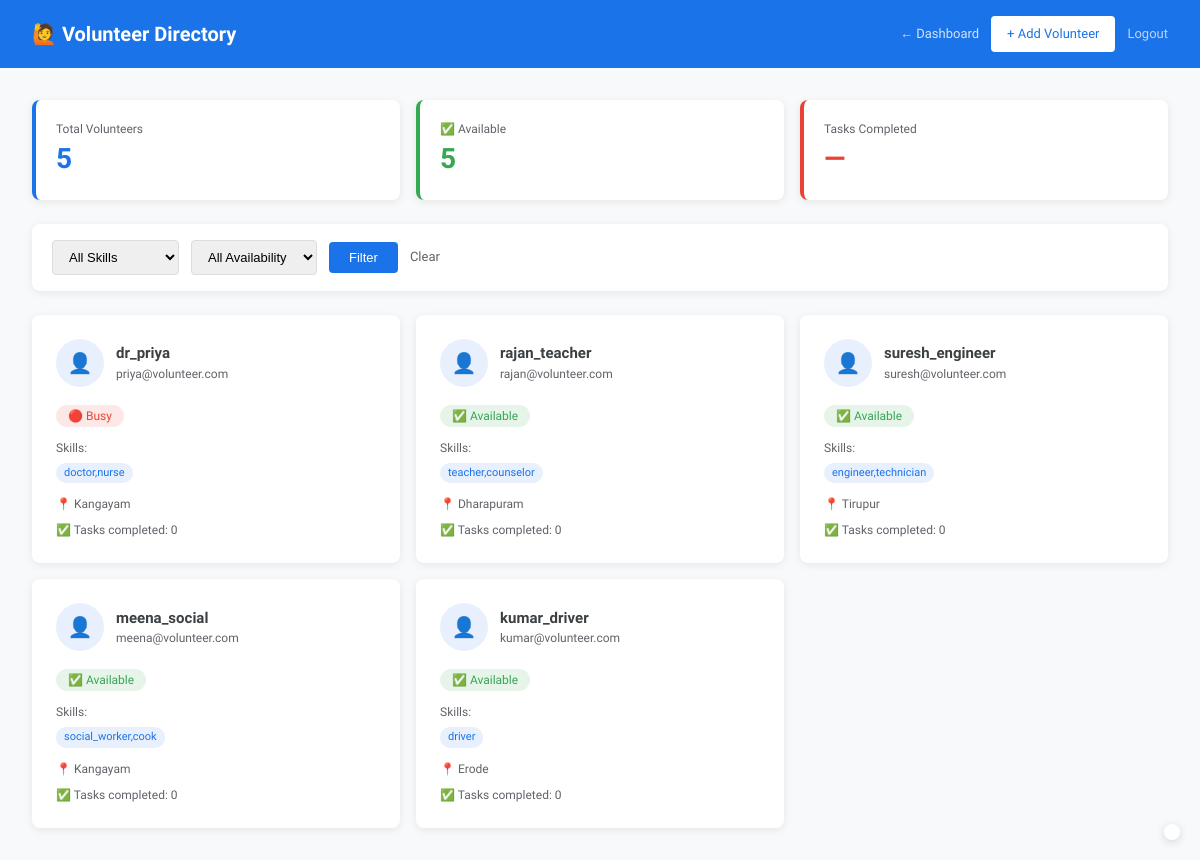
The page /volunteers/ (signed in) on the database its author committed.
### core/models.py (models this page shows, shortened)
class VolunteerProfile(models.Model):
    SKILL_CHOICES = [
        ('doctor', 'Doctor'),
        ('nurse', 'Nurse'),
        ('teacher', 'Teacher'),
        ('engineer', 'Engineer'),
        ('driver', 'Driver'),
        ('cook', 'Cook'),
        ('counselor', 'Counselor'),
        ('technician', 'Technician'),
        ('social_worker', 'Social Worker'),
        ('other', 'Other'),
    ]
    user = models.OneToOneField(
        User,
        on_delete=models.CASCADE,
        related_name='volunteer_profile'
    )
    skills = models.CharField(max_length=500, default='')
    availability = models.BooleanField(default=True)
    location = models.CharField(max_length=200, blank=True, default='')
    latitude = models.FloatField(null=True, blank=True)
    longitude = models.FloatField(null=True, blank=True)
    tasks_completed = models.IntegerField(default=0)
    is_verified = models.BooleanField(default=False)
    joined_at = models.DateTimeField(auto_now_add=True)

class User(AbstractUser):
    role = models.CharField(
        max_length=20,
        choices=Role.choices,
        default=Role.PUBLIC
    )
    ngo = models.ForeignKey(
        NGO,
        on_delete=models.SET_NULL,
        null=True,
        blank=True,
        related_name='members'
    )
    phone = models.CharField(max_length=15, blank=True, default='')
    profile_photo = models.ImageField(
        upload_to='profiles/',
        blank=True,
        null=True
    )
    created_at = models.DateTimeField(auto_now_add=True)
    def is_ngo_manager(self):
        return self.role == Role.NGO_MANAGER

### core/views.py (the view)
# urls.py: path('volunteers/', views.volunteer_list, name='volunteer_list'),
@login_required
def volunteer_list(request):
    if not request.user.is_ngo_manager() and not request.user.is_superuser:
        return redirect('dashboard')
    volunteers = VolunteerProfile.objects.filter(
        user__ngo=request.user.ngo
    ).select_related('user')
    skill = request.GET.get('skill', '')
    availability = request.GET.get('availability', '')
    if skill:
        volunteers = volunteers.filter(skills__icontains=skill)
    if availability == 'available':
        volunteers = volunteers.filter(availability=True)
    elif availability == 'busy':
        volunteers = volunteers.filter(availability=False)
    return render(request, 'volunteers/volunteer_list.html', {
        'volunteers': volunteers,
        'skill_choices': VolunteerProfile.SKILL_CHOICES,
    })

### core/context_processors.py (called while the page is built)
def google_maps_key(request):
    return {
        'GOOGLE_MAPS_API_KEY': settings.GOOGLE_MAPS_API_KEY
    }

### core/templates/volunteers/volunteer_list.html (shortened to what this page needs)
{% extends 'base.html' %}
{% block content %}
<div style="min-height:100vh; background:#f8f9fa;">
    <div style="background:#1a73e8; padding:16px 32px; display:flex; justify-content:space-between; align-items:center;">
        <h1 style="color:white; font-size:20px; font-weight:600;">🙋 Volunteer Directory</h1>
        <div style="display:flex; gap:12px; align-items:center;">
            <a href="/dashboard/manager/" style="color:rgba(255,255,255,0.8); text-decoration:none; font-size:13px;">← Dashboard</a>
            <a href="/volunteers/add/" style="background:white; color:#1a73e8; padding:8px 16px; border-radius:4px; text-decoration:none; font-size:13px; font-weight:500;">+ Add Volunteer</a>
            <a href="/logout/" style="color:rgba(255,255,255,0.7); font-size:13px; text-decoration:none;">Logout</a>
        </div>
    </div>
    <div style="padding:32px;">
        <div style="display:grid; grid-template-columns:repeat(3,1fr); gap:16px; margin-bottom:24px;">
            <div style="background:white; padding:20px; border-radius:8px; box-shadow:0 2px 8px rgba(0,0,0,0.08); border-left:4px solid #1a73e8;">
                <p style="color:#5f6368; font-size:12px;">Total Volunteers</p>
                <p style="font-size:28px; font-weight:700; color:#1a73e8;">{{ volunteers.count }}</p>
            </div>
            <div style="background:white; padding:20px; border-radius:8px; box-shadow:0 2px 8px rgba(0,0,0,0.08); border-left:4px solid #34a853;">
                <p style="color:#5f6368; font-size:12px;">✅ Available</p>
                <p style="font-size:28px; font-weight:700; color:#34a853;">{{ volunteers|length }}</p>
            </div>
            <div style="background:white; padding:20px; border-radius:8px; box-shadow:0 2px 8px rgba(0,0,0,0.08); border-left:4px solid #ea4335;">
                <p style="color:#5f6368; font-size:12px;">Tasks Completed</p>
                <p style="font-size:28px; font-weight:700; color:#ea4335;">—</p>
            </div>
        </div>
        <div style="background:white; padding:16px 20px; border-radius:8px; box-shadow:0 2px 8px rgba(0,0,0,0.08); margin-bottom:24px;">
            <form method="GET" style="display:flex; gap:12px; align-items:center; flex-wrap:wrap;">
                <select name="skill" style="padding:8px 12px; border:1px solid #dadce0; border-radius:4px; font-size:13px;">
                    <option value="">All Skills</option>
                </select>
                <select name="availability" style="padding:8px 12px; border:1px solid #dadce0; border-radius:4px; font-size:13px;">
                    <option value="">All Availability</option>
                </select>
                <button type="submit" style="background:#1a73e8; color:white; border:none; padding:8px 20px; border-radius:4px; cursor:pointer; font-size:13px;">Filter</button>
                <a href="/volunteers/" style="color:#5f6368; font-size:13px; text-decoration:none;">Clear</a>
            </form>
        </div>
        <div style="display:grid; grid-template-columns:repeat(3,1fr); gap:16px;">
            {% for vol in volunteers %}
            <div style="background:white; border-radius:8px; box-shadow:0 2px 8px rgba(0,0,0,0.08); padding:24px;">
                <div style="display:flex; align-items:center; gap:12px; margin-bottom:16px;">
                    <div style="width:48px; height:48px; border-radius:50%; background:#e8f0fe; display:flex; align-items:center; justify-content:center; font-size:20px;">
                        👤
                    </div>
                    <div>
                        <p style="font-weight:600; color:#3c4043; font-size:15px;">{{ vol.user.username }}</p>
                        <p style="font-size:12px; color:#5f6368;">{{ vol.user.email }}</p>
                    </div>
                </div>
                {% if vol.availability %}
                <span style="background:#e6f4ea; color:#34a853; padding:4px 12px; border-radius:12px; font-size:12px; font-weight:500;">✅ Available</span>
                {% else %}
                <span style="background:#fce8e6; color:#ea4335; padding:4px 12px; border-radius:12px; font-size:12px; font-weight:500;">🔴 Busy</span>
                {% endif %}
                <div style="margin-top:12px;">
                    <p style="font-size:12px; color:#5f6368; margin-bottom:6px;">Skills:</p>
                    <div style="display:flex; flex-wrap:wrap; gap:4px;">
                        {% for skill in vol.skills.split %}
                        <span style="background:#e8f0fe; color:#1a73e8; padding:2px 8px; border-radius:10px; font-size:11px;">{{ skill }}</span>
                        {% endfor %}
                    </div>
                </div>
                {% if vol.location %}
                <p style="font-size:12px; color:#5f6368; margin-top:12px;">📍 {{ vol.location }}</p>
                {% endif %}
                <p style="font-size:12px; color:#5f6368; margin-top:8px;">✅ Tasks completed: {{ vol.tasks_completed }}</p>
            </div>
            {% endfor %}
        </div>
    </div>
</div>
{% endblock %}

### core/templates/base.html (shortened to what this page needs)
{% load static %}
<!DOCTYPE html>
<html lang="en">
<head>
</head>
<body>
    <div class="main-container" style="padding-top: 0px;">
        {% block content %}{% endblock %}
    </div>
<div id="google_translate_element"
    style="position:fixed; bottom:20px; right:20px; z-index:9999; background:white; padding:8px; border-radius:8px; box-shadow:0 2px 10px rgba(0,0,0,0.15);">
</div>
</body>
</html>

### core/templates/base.html (style rules this page uses)
:root { --primary-blue: #1a73e8; --primary-red: #ea4335; --primary-yellow: #fbbc04; --primary-green: #34a853; --surface: #ffffff; --background: #f8f9fa; --text-primary: #202124; --text-secondary: #5f6368; --shadow: 0 1px 3px rgba(0,0,0,0.12), 0 1px 2px rgba(0,0,0,0.24); --shadow-hover: 0 10px 20px rgba(0,0,0,0.19), 0 6px 6px rgba(0,0,0,0.23); }
* { margin: 0; padding: 0; box-sizing: border-box; }
body { font-family: 'Google Sans', 'Roboto', sans-serif; background: var(--background); color: var(--text-primary); line-height: 1.5; -webkit-font-smoothing: antialiased; }

### rows shown on the page
VolunteerProfile: user.username "dr_priya", user.email "priya@volunteer.com", availability "🔴 Busy", split "doctor,nurse", location "Kangayam", tasks_completed "0"
VolunteerProfile: user.username "rajan_teacher", user.email "rajan@volunteer.com", availability "✅ Available", split "teacher,counselor", location "Dharapuram", tasks_completed "0"
VolunteerProfile: user.username "suresh_engineer", user.email "suresh@volunteer.com", availability "✅ Available", split "engineer,technician", location "Tirupur", tasks_completed "0"
VolunteerProfile: user.username "meena_social", user.email "meena@volunteer.com", availability "✅ Available", split "social_worker,cook", location "Kangayam", tasks_completed "0"
VolunteerProfile: user.username "kumar_driver", user.email "kumar@volunteer.com", availability "✅ Available", split "driver", location "Erode", tasks_completed "0"

### other values the page prints
{{ volunteers.count }} "5"
{{ volunteers|length }} "5"
